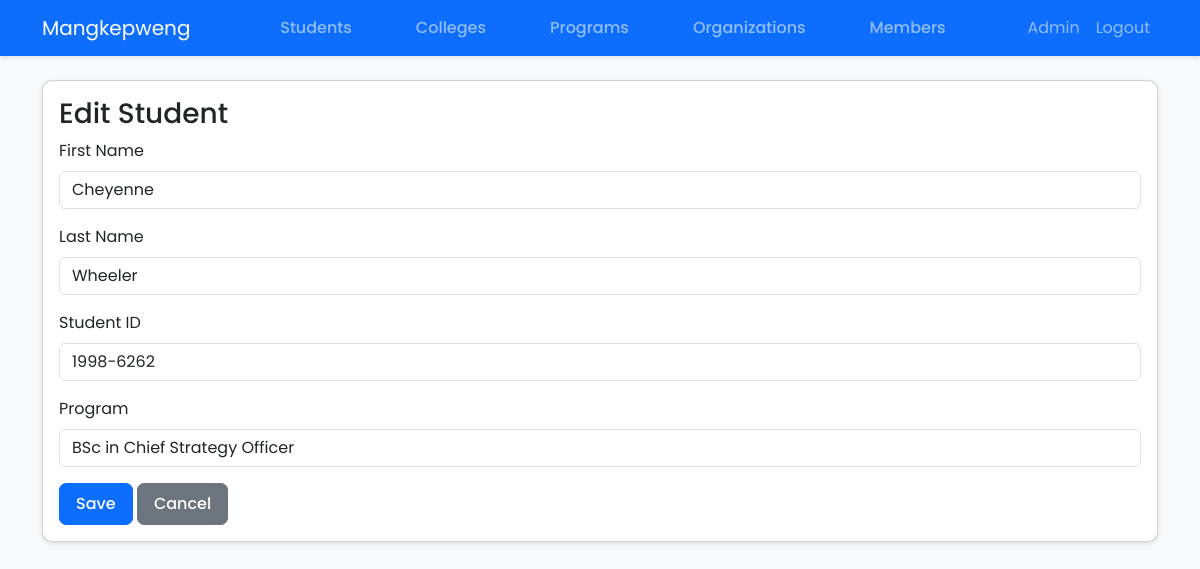
Page /student/7/edit/ (signed in) on the committed database.
### core/models.py (models this page shows, shortened)
class Student(models.Model):
    first_name = models.CharField(max_length=50)
    last_name = models.CharField(max_length=50)
    student_id = models.CharField(max_length=20, unique=True)
    program = models.ForeignKey(Program, on_delete=models.CASCADE)

### core/views.py (the view)
# urls.py: path('student/<int:pk>/edit/', views.StudentUpdateView.as_view(), name='student_edit'),
class StudentUpdateView(AdminRequiredMixin, UpdateView):
    model = Student
    template_name = 'core/student_form.html'
    fields = ['first_name', 'last_name', 'student_id', 'program']
    success_url = reverse_lazy('student_list')

### core/models.py (called while the page is built)
    def __str__(self):
        return self.name

### core/templatetags/form_tags.py (called while the page is built)
@register.filter(name='addclass')
def addclass(field, css):
    return field.as_widget(attrs={'class': css})

### core/views.py (called while the page is built)
    def test_func(self):
        return self.request.user.is_staff

### templates/core/student_form.html (shortened to what this page needs)
{% extends 'base.html' %}
{% load form_tags %}
{% block content %}
<div class="card">
    <div class="card-body">
        <h3>{% if form.instance.pk %}Edit Student{% else %}Add Student{% endif %}</h3>
        <form method="post">
            <div class="mb-3">
                <label for="{{ form.first_name.id_for_label }}" class="form-label">First Name</label>
                {{ form.first_name|addclass:"form-control" }}
            </div>
            <div class="mb-3">
                <label for="{{ form.last_name.id_for_label }}" class="form-label">Last Name</label>
                {{ form.last_name|addclass:"form-control" }}
            </div>
            <div class="mb-3">
                <label for="{{ form.student_id.id_for_label }}" class="form-label">Student ID</label>
                {{ form.student_id|addclass:"form-control" }}
            </div>
            <div class="mb-3">
                <label for="{{ form.program.id_for_label }}" class="form-label">Program</label>
                {{ form.program|addclass:"form-control" }}
            </div>
            <button type="submit" class="btn btn-primary">Save</button>
            <a href="{% url 'student_list' %}" class="btn btn-secondary">Cancel</a>
        </form>
    </div>
</div>
{% endblock %}

### static/css/style.css (style rules this page uses)
body { font-family: 'Poppins', sans-serif; background-color: #f8f9fa; }
.card { border-radius: 10px; box-shadow: 0 2px 4px rgba(0,0,0,0.1); }
.btn { font-weight: 500; padding: 0.5rem 1rem; border-radius: 7px; }

### rows in the picture
Student: first_name "Cheyenne", last_name "Wheeler", student_id "1998-6262", program "BSc in Chief Strategy Officer"
